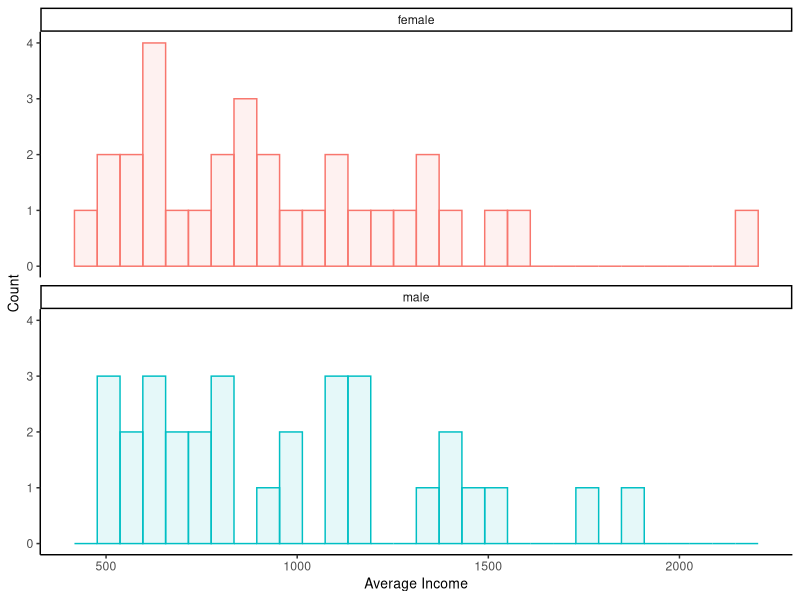
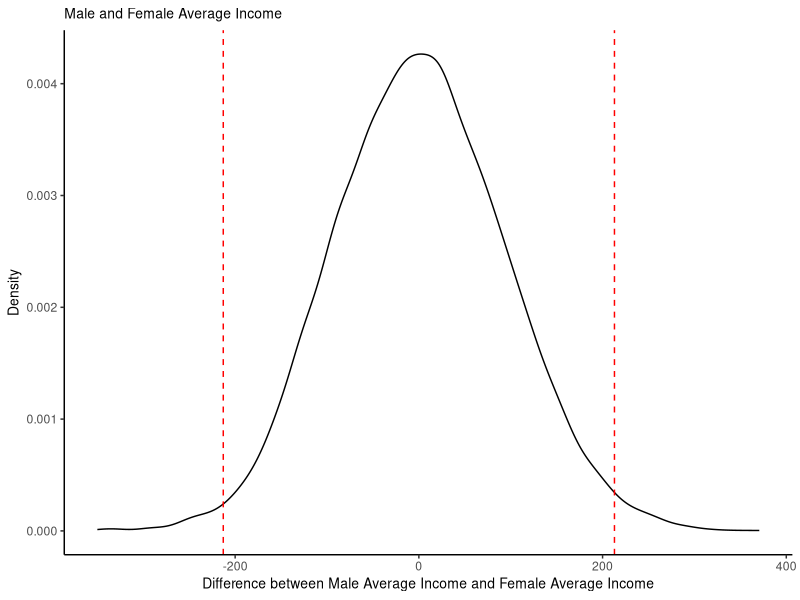
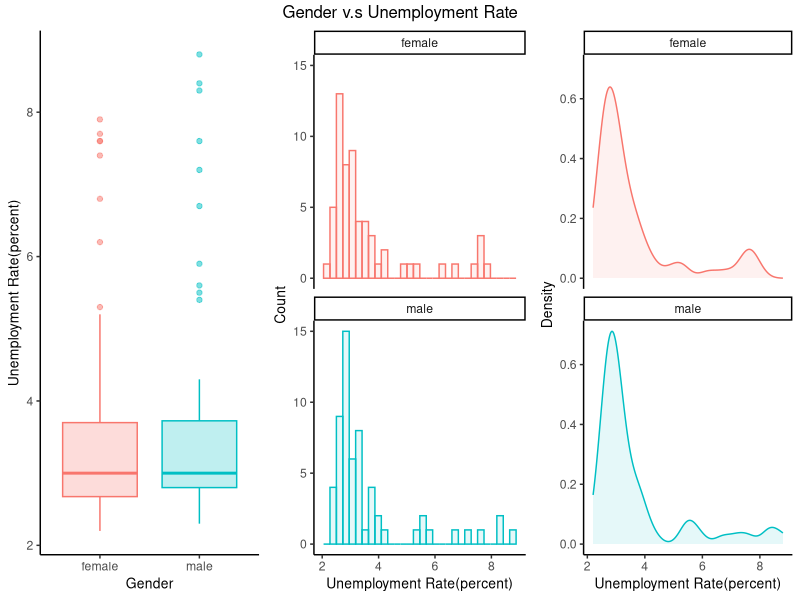
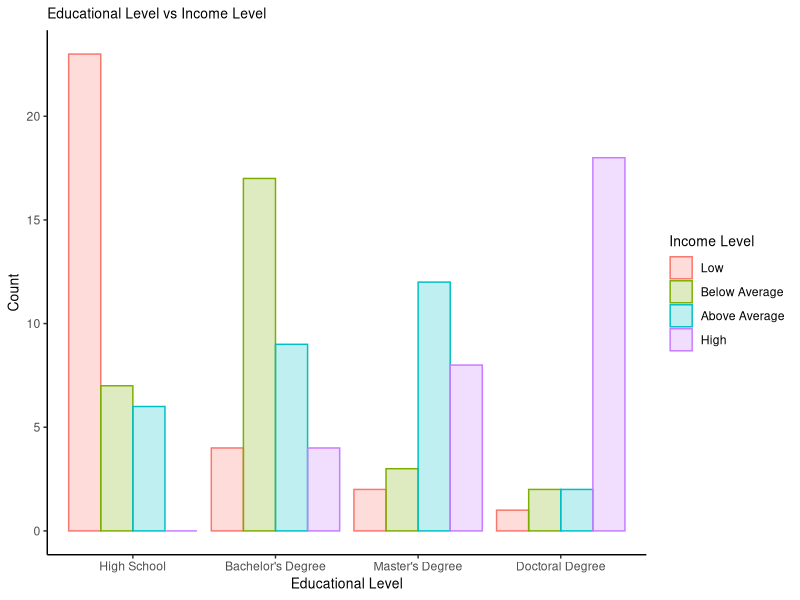
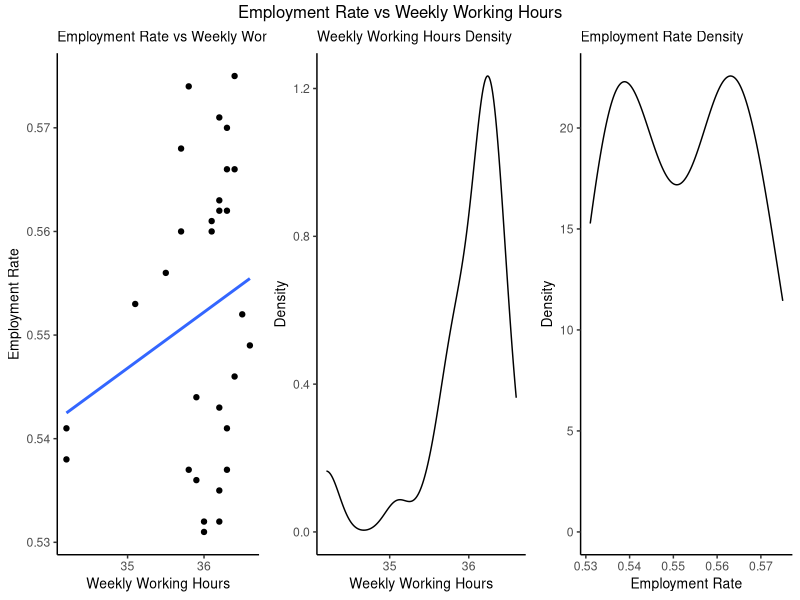
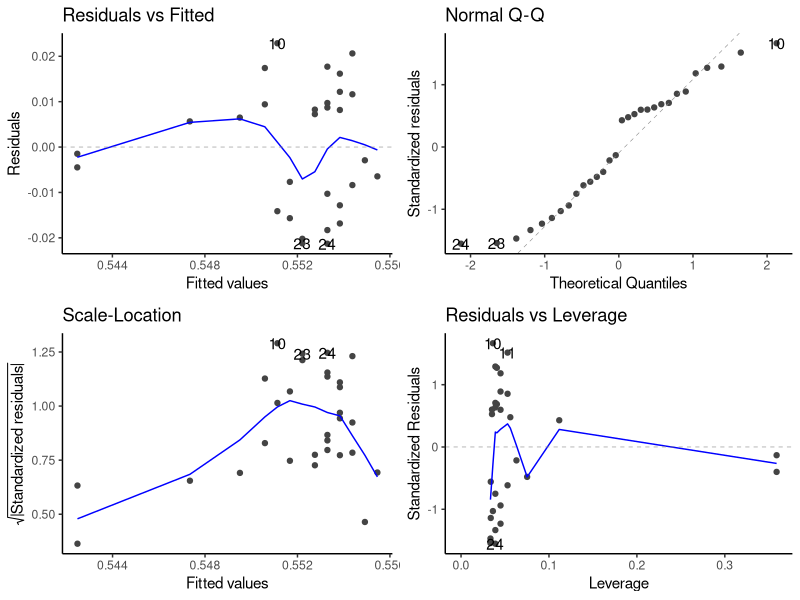
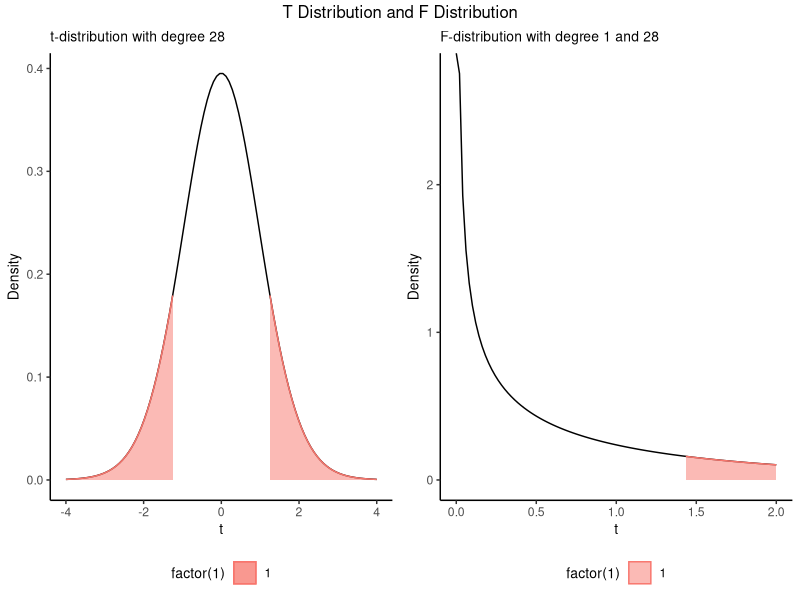
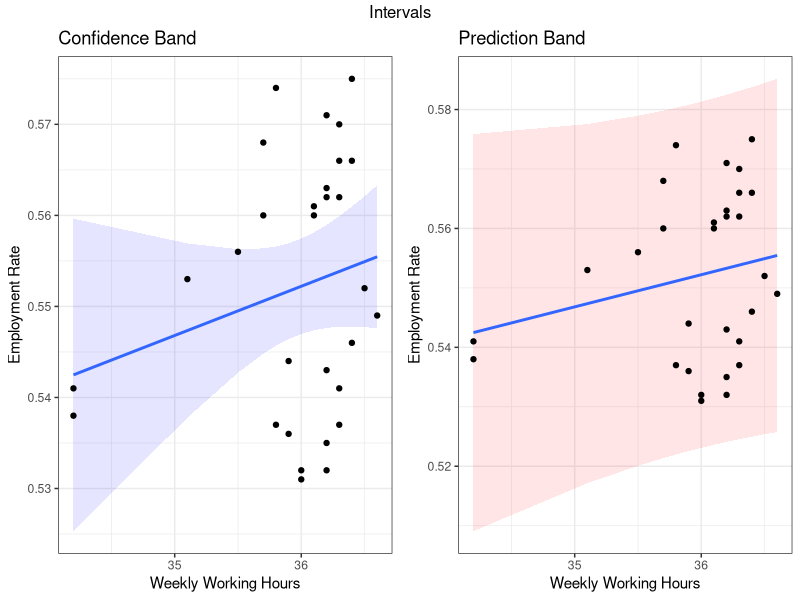

These charts were generated, in order, by the following R code:
## ---- chunk 1
knitr::opts_chunk$set(echo = TRUE)
library(dplyr)
library(ggplot2)
library(knitr)
library(grid)
library(gridExtra)
library(xtable)
library(ggfortify)
library(reshape2)
## ---- chunk 2
male.income <- c(1468, 1537, 1852, 1383, 1425, 1604, 1528, 1357, 984, 2202, 1148, 1226, 1095, 1151, 1383, 661, 641, 922, 533, 604, 638, 846, 949, 738, 834, 602, 809, 936, 762, 793, 724)
female.income <- c(1078, 1168, 1362, 1105, 1024, 1345, 1259, 1156, 886, 1762, 982, 1092, 840, 997, 1078, 548, 511, 613, 473, 477, 517, 696, 651, 711, 638, 483, 785, 823, 561, 575, 538)

mean.male.income <- mean(male.income)
mean.female.income <- mean(female.income)
n.male.income <- length(male.income)
n.female.income <- length(female.income)

df.income <- data.frame (
  gender = c("male", "female"),
  average.income = c(male.income, female.income),
  count = c(n.male.income, n.female.income)
)

df.income %>%
  ggplot(aes(x=average.income))+
  geom_histogram(aes(color=gender, fill=gender), bins = 30, boundary = 0, alpha =0.1) +
  facet_wrap(gender~., nrow = 2) +
  labs (x= "Average Income",
         y= "Count") +
  theme_classic()+
  theme(plot.title = element_text(size = 10),
        axis.title = element_text(size = 10),
        legend.title = element_text(size=10)) +
  theme(legend.position = "none")

set.seed(302)
B<-10000
total <- male.income + female.income
x.bar <- mean(total)
shift.m <- mean.male.income - x.bar
shift.f <- mean.female.income - x.bar

male.income.0 <- male.income - shift.m
female.income.0 <- female.income - shift.f

mat.rand.male <- matrix(sample(male.income.0, B*n.male.income, replace = TRUE),
                        byrow = TRUE,
                        nrow = B,
                        ncol = n.male.income)
mat.rand.female <- matrix(sample(female.income.0, B*n.female.income, replace = TRUE),
                          byrow = TRUE,
                          nrow = B,
                          ncol = n.female.income)

rand.mean.male <- apply (mat.rand.male, 1, mean)
rand.mean.female <- apply (mat.rand.female, 1, mean)
rand.diff <- rand.mean.male - rand.mean.female

df.rand<-data.frame(rand.diff)
ggplot(df.rand, aes(x=rand.diff))+
  geom_density() +
  geom_vline(xintercept = mean.male.income-mean.female.income, color="red", linetype="dashed") +
  geom_vline(xintercept = -(mean.male.income-mean.female.income), color="red", linetype = "dashed") +
  labs(x="Difference between Male Average Income and Female Average Income",
       y="Density",
       title = "Male and Female Average Income") +
  theme_classic() +
  theme(plot.title = element_text(size=10),
        axis.title = element_text(size=10),
        legend.title = element_text(size=10))

(ci.per.95 <- quantile(rand.diff, c(0.025, 0.975)))
## ---- chunk 3
tol <- 1.0e-12
p.value <- mean (abs(rand.diff)>= abs (mean.male.income-mean.female.income)-tol)
cat(sep = "", "the p value with random distribution is ", p.value, "\n")
## ---- chunk 4
male <- c(8.4, 7.6, 8.8, 7.7, 8.3, 7.4, 7.6, 7.9, 7.2, 7.6, 3.3, 3.2, 3.2, 3.1, 2.9, 3.0, 3.1, 3.1, 3.0,2.9,3.3, 2.8, 2.8, 2.6, 2.6, 2.7, 2.5, 2.4, 2.3, 2.4, 4.0, 3.9, 3.7, 3.6, 3.4, 3.6, 3.7, 3.7, 3.8, 3.7, 2.9, 2.6, 2.8, 2.7, 2.6, 2.4, 2.6, 2.6, 2.4, 2.4, 2.9, 3.0, 2.9, 2.8, 2.6, 2.8, 2.8, 2.9, 2.8, 2.6)
female <- c(6.7, 6.8, 5.5, 5.3, 5.6, 5.2, 5.9, 6.2, 5.4, 4.8, 3.3, 3.2, 3.3, 3.0, 2.9, 3.1, 3.2, 3.1, 3.0, 3.1, 2.9, 2.6, 2.6, 2.6, 3.1, 3.3, 2.9, 2.8, 2.6, 2.7, 3.9, 4.2, 4.3, 4.2, 3.6, 3.5, 3.8, 3.5, 3.3, 3.8, 2.9, 2.6, 2.7, 2.6, 2.7, 3.3, 3.0, 3.0, 2.9, 2.9, 3.0, 2.8, 2.8, 2.2, 2.4, 2.5, 2.6, 2.6, 2.8, 2.7)
x.bar.male <- mean(male)
x.bar.female <- mean(female)
s.male <- sd(male)
s.female <- sd(female)
n.male <- length(male)
n.female <- length(female)
se <- sqrt((s.male^2/n.male)+(s.female^2/n.female))
t<-(x.bar.male-x.bar.female)/se

conf.level <- 0.95
alpha <- 1-conf.level
t.star <- qt(1-alpha/2,min(n.male-1,n.female-1))
ci<-x.bar.male-x.bar.female + c(-t.star,t.star)*se

test <- t.test(male,female,alternative = "less", conf.level = 0.95)

df <- data.frame(
  gender=c("male", "female"), 
  unemployment.rate=c(male,female),
  count = c(n.male, n.female)
  )
p1 = ggplot(df, aes(x=gender, y=unemployment.rate)) +
  geom_boxplot(aes(color=gender, fill=gender),
               alpha=0.25, outlier.alpha = 0.5, outlier.shape = 19, outlier.size = 1.5)+
  labs(x="Gender",
       y="Unemployment Rate(percent)")+
  theme_classic()+
  theme(plot.title = element_text(size=10),
        axis.title = element_text(size=10),
        legend.title = element_text(size=10))+
  theme(legend.position = "none")

p2 <- df %>%
  ggplot(aes(x=unemployment.rate)) +
  geom_histogram(aes(color=gender, fill=gender), bins = 30, boundary = 0, alpha = 0.1)+
  facet_wrap(gender~., nrow=2) +
  labs(x= "Unemployment Rate(percent)",
       y= "Count") +
  theme_classic() +
  theme(plot.title = element_text(size=10),
        axis.title = element_text(size=10),
        legend.title = element_text(size=10)) +
    theme(legend.position = "none")

p3 <- df %>%
  ggplot(aes(x=unemployment.rate))+
  geom_density(aes(color=gender, fill=gender), alpha=0.1)+
  facet_wrap(gender~., nrow=2) +
  labs(x="Unemployment Rate(percent)",
       y="Density") +
  theme_classic() +
  theme(plot.title = element_text(size=10),
        axis.title = element_text(size=10),
        legend.title = element_text(size=10)) +
  theme(legend.position = "none")

grid.arrange(p1, p2, p3, ncol=3, nrow=1, top=textGrob("Gender v.s Unemployment Rate"))
## ---- chunk 5
t = df%>%group_by(gender) %>%
  summarise(count=n())
kable(t)
## ---- chunk 6
conf.level <- 0.95
alpha <- 1-conf.level
t.star <- qt(1-alpha/2,min(n.male-1,n.female-1))
ci<-x.bar.male-x.bar.female + c(-t.star,t.star)*se
## ---- chunk 7
weekly.average.income <- c(1468, 1537, 1852, 1383, 1425, 1604, 1528, 1357, 984, 2202, 1148, 1226, 1095, 1151, 1383, 661, 641, 922, 533, 604, 638, 846, 949, 738, 834, 602, 809, 936, 762, 793, 724, 1078, 1168, 1362, 1105, 1024, 1345, 1259, 1156, 886, 1762, 982, 1092, 840, 997, 1078, 548, 511, 613, 473, 477, 517, 696, 651, 711, 638, 483, 785, 823, 561, 575, 538, 1831, 1602, 1302, 1101, 560, 584, 870, 1080, 890, 980, 1500, 1602, 1302, 1080, 580, 968, 1089, 709, 780, 980, 1092, 1011, 1290, 1309, 1509, 809, 870, 789, 987, 1098, 1209, 870, 908, 1230, 1908, 1890, 1870, 1287, 908, 789, 780, 1290, 1409, 1508, 1980, 1679, 1780, 780, 1780, 1302, 1809, 1902, 1890, 1897, 1980, 1890)
educational.level <- c(1, 2, 2, 1, 1, 2, 2, 1, 0, 2, 2, 1, 1, 1, 1, -1, -1, -1, -1, -1, -1, 0, 0, 0, 0, -1, 0, 0, -1, -1, -1, 0, 0, 1, 0, 0, 1, 1, 1, 0, 2, 0, 1, 0, 0, 0, -1, -1, -1, -1, -1, -1, 0, 0, 0, -1, -1, 0, 0, -1, -1, -1, 2, 1, 2, 0, -1, -1, 0, 0, 1, 2, 2, 1, 0, -1, -1, 0 ,1 ,1 ,2 ,2, -1, -1, -1, -1, 0, 0, 0, 1, 1, 0, 1, -1, -1, -1, 0, 2, 2, 1, -1, -1, -1, 0, 0, 1, 2, 2, 1, 1, 0, -1, 2, 2, 2, 2, 2, 2)
df <- data.frame(
  income.mean=c(weekly.average.income), 
  educational.level=c(educational.level),
  count = c(length(weekly.average.income), length(educational.level))
  )

a = quantile(df$income.mean, 0.25, na.rm = TRUE)
b = quantile(df$income.mean, 0.5, na.rm = TRUE)
c = quantile(df$income.mean, 0.75, na.rm = TRUE)
df = df %>% mutate(income.mean.cut = cut(income.mean, breaks = c(0, a, b, c, 2500), labels = c("Low", "Below Average", "Above Average", "High")))

df = df %>% mutate(educational.level.cut = cut(educational.level, breaks = c(-2, -1, 0, 1, 2), labels = c("High School", "Bachelor's Degree", "Master's Degree", "Doctoral Degree")))

t = table(df$educational.level.cut, df$income.mean.cut)
dimnames(t) <- list(education = c("High School", "Bachelor's Degree", "Master's Degree", "Doctoral Degree"), income = c("Low", "Below Average", "Above Average", "High"))

kable(t)
## ---- chunk 8
melt(t) %>%
  ggplot(aes(x=education, y=value, fill=income)) +
  geom_bar(aes(color=income), position = "dodge", stat = "identity", alpha = 0.25) +
  labs(x = "Educational Level",
       y = "Count",
       title = "Educational Level vs Income Level",
       fill = "Income Level",
       color = "Income Level") +
  theme_classic() +
  theme(plot.title = element_text(size=10),
        axis.title = element_text(size=10),
        legend.title = element_text(size=10))
## ---- chunk 9
obs.counts <- t

r <- nrow(obs.counts)
c <- ncol(obs.counts)
row.sums <- rowSums(obs.counts)
col.sums <- colSums(obs.counts)

n <- sum(obs.counts)

exp.counts <- outer(row.sums, col.sums, "*")/n
kable(exp.counts)
## ---- chunk 10
female.weekly.working.hours <- c(36.2, 35.8, 34.2, 34.2, 35.1, 35.5, 35.7, 35.7, 36.2, 35.8, 36.4, 36.3, 36.2, 36.1, 36.1, 36.2, 36.4, 36.3, 36.3, 35.9, 35.9, 36.0, 36.0, 36.2, 36.2, 36.3, 36.3, 36.4, 36.6, 36.5)
female.employment.rate <- c(0.543, 0.537, 0.538, 0.541, 0.553, 0.556, 0.56, 0.568, 0.571, 0.574, 0.575, 0.57, 0.563, 0.561, 0.56, 0.562, 0.566, 0.566, 0.562, 0.544, 0.536, 0.532, 0.531, 0.532, 0.535, 0.537, 0.541, 0.546, 0.549, 0.552)

df <- data.frame(
  employment.rate=c(female.employment.rate), 
  weekly.working.hours=c(female.weekly.working.hours),
  count = c(length(female.weekly.working.hours), length(female.employment.rate))
  )

p1 = ggplot(df, aes(x = weekly.working.hours, y = employment.rate)) + geom_point() +
  labs(x = "Weekly Working Hours",
       y = "Employment Rate",
       title = "Employment Rate vs Weekly Working Hours") +
  geom_smooth(method="lm", se=FALSE) + 
  theme_classic()+
  theme(plot.title = element_text(size=10),
        axis.title = element_text(size=10),
        legend.title = element_text(size=10))

p2 = ggplot(df, aes(x = weekly.working.hours)) + geom_density() +
  labs(x = "Weekly Working Hours",
       y = "Density",
       title = "Weekly Working Hours Density") + 
  theme_classic() +
  theme(plot.title = element_text(size=10),
        axis.title = element_text(size=10),
        legend.title = element_text(size=10))

p3 = ggplot(df, aes(x = employment.rate)) + geom_density() +
  labs(x = "Employment Rate",
       y = "Density",
       title = "Employment Rate Density") +
  theme_classic() +
  theme(plot.title = element_text(size=10),
        axis.title = element_text(size=10),
        legend.title = element_text(size=10))
grid.arrange(p1, p2, p3, ncol = 3, nrow = 1, top = textGrob("Employment Rate vs Weekly Working Hours"))
  
## ---- chunk 11
lm.fit <- lm(employment.rate ~ weekly.working.hours, df)
autoplot(lm.fit) + theme_classic()
## ---- chunk 12
xtable(summary(lm.fit)) %>% kable()

r <- cor(df$weekly.working.hours, df$employment.rate)
## ---- chunk 13
xtable(anova(lm.fit)) %>% kable()
## ---- chunk 14
t = 1.197000
x <- seq(-4, 4, length = 100)
y <- dt(x, 28)

gg1 = ggplot(data.frame(x, y), aes(x=x, y=y)) + geom_line() +
  labs(x = "t",
       y = "Density",
       title = "t-distribution with degree 28") +
  theme_classic() +
  theme(plot.title = element_text(size=10),
        axis.title = element_text(size=10),
        legend.title = element_text(size=10))

gg1.data <- ggplot_build(gg1)$data
temp1 <- gg1.data[[1]] %>% filter(x <= -t)
temp2 <- gg1.data[[1]] %>% filter(x >= t)

p1 = gg1 + geom_area(data = temp1, aes(x=x, y=y, color=factor(1), fill=factor(1)), alpha=0.5) +
  geom_area(data = temp2, aes(x=x, y=y, color=factor(1), fill=factor(1)), alpha = 0.5) + 
  theme(legend.position = "bottom")

f = 1.43281
x <- seq(0, 2, length=100)
y <- df(x, df1=1, df2=28)

gg2 = ggplot(data.frame(x, y), aes(x=x, y=y)) + geom_line() +
  labs(x = "t",
       y = "Density",
       title = "F-distribution with degree 1 and 28") +
  theme_classic() +
  theme(plot.title = element_text(size=10),
        axis.title = element_text(size=10),
        legend.title = element_text(size=10))

gg2.data <- ggplot_build(gg2)$data
temp <- gg2.data[[1]] %>% filter(x >= f)

p2 = gg2 + geom_area(data=temp, aes(x=x, y=y, color=factor(1), fill=factor(1)), alpha = 0.5) + 
  theme(legend.position = "bottom")

grid.arrange(p1, p2, ncol=2, nrow=1, top = textGrob("T Distribution and F Distribution"))

p.value.t <- pt(1.197000, 28, lower.tail = FALSE) + (1 - pt(1.197000, 28, lower.tail = TRUE))
p.value.f <- pf(1.43281, df1 = 1, df2 = 28, lower.tail = FALSE)
## ---- chunk 15
conf <- predict(lm.fit, df, interval="confidence")
conf <- data.frame(conf)
df <- df %>%
  mutate(lwr.ci = conf$lwr, upr.ci = conf$upr)

p1 = ggplot(df, aes(x=weekly.working.hours, y=employment.rate, ymin=lwr.ci, ymax=upr.ci)) +
  geom_ribbon(fill="blue", alpha = 0.1) +
  geom_point() + 
  geom_smooth(method="lm", se=FALSE) +
  xlab("Weekly Working Hours") +
  ylab("Employment Rate") +
  ggtitle("Confidence Band") +
  theme_bw()

pred <- predict (lm.fit, df, interval = "predict")
pred <- data.frame(pred)
df <- df %>%
  mutate(lwr.pred = pred$lwr, upr.pred = pred$upr)
p2 = ggplot(df, aes(x=weekly.working.hours, y=employment.rate, ymin=lwr.pred, ymax=upr.pred)) +
  geom_ribbon(fill="red", alpha=0.1) +
  geom_point() +
  geom_smooth(method="lm", se=FALSE) +
  xlab("Weekly Working Hours") +
  ylab("Employment Rate") +
  ggtitle("Prediction Band") +
  theme_bw()
grid.arrange(p1, p2, ncol = 2, nrow = 1, top = textGrob("Intervals"))
## ---- chunk 16
library(dplyr)
library(ggplot2)
library(knitr)
library(grid)
library(gridExtra)
library(xtable)
library(ggfortify)
library(reshape2)
## ---- chunk 17
male.income <- c(1468, 1537, 1852, 1383, 1425, 1604, 1528, 1357, 984, 2202, 1148, 1226, 1095, 1151, 1383, 661, 641, 922, 533, 604, 638, 846, 949, 738, 834, 602, 809, 936, 762, 793, 724)
female.income <- c(1078, 1168, 1362, 1105, 1024, 1345, 1259, 1156, 886, 1762, 982, 1092, 840, 997, 1078, 548, 511, 613, 473, 477, 517, 696, 651, 711, 638, 483, 785, 823, 561, 575, 538)

mean.male.income <- mean(male.income)
mean.female.income <- mean(female.income)
n.male.income <- length(male.income)
n.female.income <- length(female.income)

df.income <- data.frame (
  gender = c("male", "female"),
  average.income = c(male.income, female.income),
  count = c(n.male.income, n.female.income)
)

df.income %>%
  ggplot(aes(x=average.income))+
  geom_histogram(aes(color=gender, fill=gender), bins = 30, boundary = 0, alpha =0.1) +
  facet_wrap(gender~., nrow = 2) +
  labs (x= "Average Income",
         y= "Count") +
  theme_classic()+
  theme(plot.title = element_text(size = 10),
        axis.title = element_text(size = 10),
        legend.title = element_text(size=10)) +
  theme(legend.position = "none")

set.seed(302)
B<-10000
total <- male.income + female.income
x.bar <- mean(total)
shift.m <- mean.male.income - x.bar
shift.f <- mean.female.income - x.bar

male.income.0 <- male.income - shift.m
female.income.0 <- female.income - shift.f

mat.rand.male <- matrix(sample(male.income.0, B*n.male.income, replace = TRUE),
                        byrow = TRUE,
                        nrow = B,
                        ncol = n.male.income)
mat.rand.female <- matrix(sample(female.income.0, B*n.female.income, replace = TRUE),
                          byrow = TRUE,
                          nrow = B,
                          ncol = n.female.income)

rand.mean.male <- apply (mat.rand.male, 1, mean)
rand.mean.female <- apply (mat.rand.female, 1, mean)
rand.diff <- rand.mean.male - rand.mean.female

df.rand<-data.frame(rand.diff)
ggplot(df.rand, aes(x=rand.diff))+
  geom_density() +
  geom_vline(xintercept = mean.male.income-mean.female.income, color="red", linetype="dashed") +
  geom_vline(xintercept = -(mean.male.income-mean.female.income), color="red", linetype = "dashed") +
  labs(x="Difference between Male Average Income and Female Average Income",
       y="Density",
       title = "Male and Female Average Income") +
  theme_classic() +
  theme(plot.title = element_text(size=10),
        axis.title = element_text(size=10),
        legend.title = element_text(size=10))

#### Confidence Interval
(ci.per.95 <- quantile(rand.diff, c(0.025, 0.975)))

#### Compute p-value
tol <- 1.0e-12
p.value <- mean (abs(rand.diff)>= abs (mean.male.income-mean.female.income)-tol)
cat(sep = "", "the p value with random distribution is ", p.value, "\n")
## ---- chunk 18
male <- c(8.4, 7.6, 8.8, 7.7, 8.3, 7.4, 7.6, 7.9, 7.2, 7.6, 3.3, 3.2, 3.2, 3.1, 2.9, 3.0, 3.1, 3.1, 3.0,2.9,3.3, 2.8, 2.8, 2.6, 2.6, 2.7, 2.5, 2.4, 2.3, 2.4, 4.0, 3.9, 3.7, 3.6, 3.4, 3.6, 3.7, 3.7, 3.8, 3.7, 2.9, 2.6, 2.8, 2.7, 2.6, 2.4, 2.6, 2.6, 2.4, 2.4, 2.9, 3.0, 2.9, 2.8, 2.6, 2.8, 2.8, 2.9, 2.8, 2.6)
female <- c(6.7, 6.8, 5.5, 5.3, 5.6, 5.2, 5.9, 6.2, 5.4, 4.8, 3.3, 3.2, 3.3, 3.0, 2.9, 3.1, 3.2, 3.1, 3.0, 3.1, 2.9, 2.6, 2.6, 2.6, 3.1, 3.3, 2.9, 2.8, 2.6, 2.7, 3.9, 4.2, 4.3, 4.2, 3.6, 3.5, 3.8, 3.5, 3.3, 3.8, 2.9, 2.6, 2.7, 2.6, 2.7, 3.3, 3.0, 3.0, 2.9, 2.9, 3.0, 2.8, 2.8, 2.2, 2.4, 2.5, 2.6, 2.6, 2.8, 2.7)
x.bar.male <- mean(male)
x.bar.female <- mean(female)
s.male <- sd(male)
s.female <- sd(female)
n.male <- length(male)
n.female <- length(female)
se <- sqrt((s.male^2/n.male)+(s.female^2/n.female))
t<-(x.bar.male-x.bar.female)/se

conf.level <- 0.95
alpha <- 1-conf.level
t.star <- qt(1-alpha/2,min(n.male-1,n.female-1))
ci<-x.bar.male-x.bar.female + c(-t.star,t.star)*se

test <- t.test(male,female,alternative = "less", conf.level = 0.95)

df <- data.frame(
  gender=c("male", "female"), 
  unemployment.rate=c(male,female),
  count = c(n.male, n.female)
  )
p1 = ggplot(df, aes(x=gender, y=unemployment.rate)) +
  geom_boxplot(aes(color=gender, fill=gender),
               alpha=0.25, outlier.alpha = 0.5, outlier.shape = 19, outlier.size = 1.5)+
  labs(x="Gender",
       y="Unemployment Rate(percent)")+
  theme_classic()+
  theme(plot.title = element_text(size=10),
        axis.title = element_text(size=10),
        legend.title = element_text(size=10))+
  theme(legend.position = "none")

p2 <- df %>%
  ggplot(aes(x=unemployment.rate)) +
  geom_histogram(aes(color=gender, fill=gender), bins = 30, boundary = 0, alpha = 0.1)+
  facet_wrap(gender~., nrow=2) +
  labs(x= "Unemployment Rate(percent)",
       y= "Count") +
  theme_classic() +
  theme(plot.title = element_text(size=10),
        axis.title = element_text(size=10),
        legend.title = element_text(size=10)) +
    theme(legend.position = "none")

p3 <- df %>%
  ggplot(aes(x=unemployment.rate))+
  geom_density(aes(color=gender, fill=gender), alpha=0.1)+
  facet_wrap(gender~., nrow=2) +
  labs(x="Unemployment Rate(percent)",
       y="Density") +
  theme_classic() +
  theme(plot.title = element_text(size=10),
        axis.title = element_text(size=10),
        legend.title = element_text(size=10)) +
  theme(legend.position = "none")

grid.arrange(p1, p2, p3, ncol=3, nrow=1, top=textGrob("Gender v.s Unemployment Rate"))

#### Confidence Interval
conf.level <- 0.95
alpha <- 1-conf.level
t.star <- qt(1-alpha/2,min(n.male-1,n.female-1))
ci<-x.bar.male-x.bar.female + c(-t.star,t.star)*se

#### Check for Assumption
t = df%>%group_by(gender) %>%
  summarise(count=n())
kable(t)
## ---- chunk 19
weekly.average.income <- c(1468, 1537, 1852, 1383, 1425, 1604, 1528, 1357, 984, 2202, 1148, 1226, 1095, 1151, 1383, 661, 641, 922, 533, 604, 638, 846, 949, 738, 834, 602, 809, 936, 762, 793, 724, 1078, 1168, 1362, 1105, 1024, 1345, 1259, 1156, 886, 1762, 982, 1092, 840, 997, 1078, 548, 511, 613, 473, 477, 517, 696, 651, 711, 638, 483, 785, 823, 561, 575, 538, 1831, 1602, 1302, 1101, 560, 584, 870, 1080, 890, 980, 1500, 1602, 1302, 1080, 580, 968, 1089, 709, 780, 980, 1092, 1011, 1290, 1309, 1509, 809, 870, 789, 987, 1098, 1209, 870, 908, 1230, 1908, 1890, 1870, 1287, 908, 789, 780, 1290, 1409, 1508, 1980, 1679, 1780, 780, 1780, 1302, 1809, 1902, 1890, 1897, 1980, 1890)
educational.level <- c(1, 2, 2, 1, 1, 2, 2, 1, 0, 2, 2, 1, 1, 1, 1, -1, -1, -1, -1, -1, -1, 0, 0, 0, 0, -1, 0, 0, -1, -1, -1, 0, 0, 1, 0, 0, 1, 1, 1, 0, 2, 0, 1, 0, 0, 0, -1, -1, -1, -1, -1, -1, 0, 0, 0, -1, -1, 0, 0, -1, -1, -1, 2, 1, 2, 0, -1, -1, 0, 0, 1, 2, 2, 1, 0, -1, -1, 0 ,1 ,1 ,2 ,2, -1, -1, -1, -1, 0, 0, 0, 1, 1, 0, 1, -1, -1, -1, 0, 2, 2, 1, -1, -1, -1, 0, 0, 1, 2, 2, 1, 1, 0, -1, 2, 2, 2, 2, 2, 2)
df <- data.frame(
  income.mean=c(weekly.average.income), 
  educational.level=c(educational.level),
  count = c(length(weekly.average.income), length(educational.level))
  )

a = quantile(df$income.mean, 0.25, na.rm = TRUE)
b = quantile(df$income.mean, 0.5, na.rm = TRUE)
c = quantile(df$income.mean, 0.75, na.rm = TRUE)
df = df %>% mutate(income.mean.cut = cut(income.mean, breaks = c(0, a, b, c, 2500), labels = c("Low", "Below Average", "Above Average", "High")))

df = df %>% mutate(educational.level.cut = cut(educational.level, breaks = c(-2, -1, 0, 1, 2), labels = c("High School", "Bachelor's Degree", "Master's Degree", "Doctoral Degree")))

t = table(df$educational.level.cut, df$income.mean.cut)
dimnames(t) <- list(education = c("High School", "Bachelor's Degree", "Master's Degree", "Doctoral Degree"), income = c("Low", "Below Average", "Above Average", "High"))

kable(t)

#### Summary Figure
melt(t) %>%
  ggplot(aes(x=education, y=value, fill=income)) +
  geom_bar(aes(color=income), position = "dodge", stat = "identity", alpha = 0.25) +
  labs(x = "Educational Level",
       y = "Count",
       title = "Educational Level vs Income Level",
       fill = "Income Level",
       color = "Income Level") +
  theme_classic() +
  theme(plot.title = element_text(size=10),
        axis.title = element_text(size=10),
        legend.title = element_text(size=10))

#### Check for Assumption
obs.counts <- t

r <- nrow(obs.counts)
c <- ncol(obs.counts)
row.sums <- rowSums(obs.counts)
col.sums <- colSums(obs.counts)

n <- sum(obs.counts)

exp.counts <- outer(row.sums, col.sums, "*")/n
kable(exp.counts)

#### Test Statistic
X.sq <- sum((obs.counts-exp.counts)^2/exp.counts)
X.sq

#### Compute p-value
pchisq(X.sq, (r-1)*(c-1), lower.tail = FALSE)
chisq.test(t, correct = FALSE)
## ---- chunk 20
female.weekly.working.hours <- c(36.2, 35.8, 34.2, 34.2, 35.1, 35.5, 35.7, 35.7, 36.2, 35.8, 36.4, 36.3, 36.2, 36.1, 36.1, 36.2, 36.4, 36.3, 36.3, 35.9, 35.9, 36.0, 36.0, 36.2, 36.2, 36.3, 36.3, 36.4, 36.6, 36.5)
female.employment.rate <- c(0.543, 0.537, 0.538, 0.541, 0.553, 0.556, 0.56, 0.568, 0.571, 0.574, 0.575, 0.57, 0.563, 0.561, 0.56, 0.562, 0.566, 0.566, 0.562, 0.544, 0.536, 0.532, 0.531, 0.532, 0.535, 0.537, 0.541, 0.546, 0.549, 0.552)

df <- data.frame(
  employment.rate=c(female.employment.rate), 
  weekly.working.hours=c(female.weekly.working.hours),
  count = c(length(female.weekly.working.hours), length(female.employment.rate))
  )

p1 = ggplot(df, aes(x = weekly.working.hours, y = employment.rate)) + geom_point() +
  labs(x = "Weekly Working Hours",
       y = "Employment Rate",
       title = "Employment Rate vs Weekly Working Hours") +
  geom_smooth(method="lm", se=FALSE) + 
  theme_classic()+
  theme(plot.title = element_text(size=10),
        axis.title = element_text(size=10),
        legend.title = element_text(size=10))

p2 = ggplot(df, aes(x = weekly.working.hours)) + geom_density() +
  labs(x = "Weekly Working Hours",
       y = "Density",
       title = "Weekly Working Hours Density") + 
  theme_classic() +
  theme(plot.title = element_text(size=10),
        axis.title = element_text(size=10),
        legend.title = element_text(size=10))

p3 = ggplot(df, aes(x = employment.rate)) + geom_density() +
  labs(x = "Employment Rate",
       y = "Density",
       title = "Employment Rate Density") +
  theme_classic() +
  theme(plot.title = element_text(size=10),
        axis.title = element_text(size=10),
        legend.title = element_text(size=10))
grid.arrange(p1, p2, p3, ncol = 3, nrow = 1, top = textGrob("Employment Rate vs Weekly Working Hours"))


#### Check for Assumption
lm.fit <- lm(employment.rate ~ weekly.working.hours, df)
autoplot(lm.fit) + theme_classic()

#### Calculate Test Statistic
xtable(summary(lm.fit)) %>% kable()

r <- cor(df$weekly.working.hours, df$employment.rate)

xtable(anova(lm.fit)) %>% kable()

#### Compute P-value
t = 1.197000
x <- seq(-4, 4, length = 100)
y <- dt(x, 28)

gg1 = ggplot(data.frame(x, y), aes(x=x, y=y)) + geom_line() +
  labs(x = "t",
       y = "Density",
       title = "t-distribution with degree 28") +
  theme_classic() +
  theme(plot.title = element_text(size=10),
        axis.title = element_text(size=10),
        legend.title = element_text(size=10))

gg1.data <- ggplot_build(gg1)$data
temp1 <- gg1.data[[1]] %>% filter(x <= -t)
temp2 <- gg1.data[[1]] %>% filter(x >= t)

p1 = gg1 + geom_area(data = temp1, aes(x=x, y=y, color=factor(1), fill=factor(1)), alpha=0.5) +
  geom_area(data = temp2, aes(x=x, y=y, color=factor(1), fill=factor(1)), alpha = 0.5) + 
  theme(legend.position = "bottom")

f = 1.43281
x <- seq(0, 2, length=100)
y <- df(x, df1=1, df2=28)

gg2 = ggplot(data.frame(x, y), aes(x=x, y=y)) + geom_line() +
  labs(x = "t",
       y = "Density",
       title = "F-distribution with degree 1 and 28") +
  theme_classic() +
  theme(plot.title = element_text(size=10),
        axis.title = element_text(size=10),
        legend.title = element_text(size=10))

gg2.data <- ggplot_build(gg2)$data
temp <- gg2.data[[1]] %>% filter(x >= f)

p2 = gg2 + geom_area(data=temp, aes(x=x, y=y, color=factor(1), fill=factor(1)), alpha = 0.5) + 
  theme(legend.position = "bottom")

grid.arrange(p1, p2, ncol=2, nrow=1, top = textGrob("T Distribution and F Distribution"))

p.value.t <- pt(1.197000, 28, lower.tail = FALSE) + (1 - pt(1.197000, 28, lower.tail = TRUE))
p.value.f <- pf(1.43281, df1 = 1, df2 = 28, lower.tail = FALSE)

#### Confidence Intervals
conf <- predict(lm.fit, df, interval="confidence")
conf <- data.frame(conf)
df <- df %>%
  mutate(lwr.ci = conf$lwr, upr.ci = conf$upr)

p1 = ggplot(df, aes(x=weekly.working.hours, y=employment.rate, ymin=lwr.ci, ymax=upr.ci)) +
  geom_ribbon(fill="blue", alpha = 0.1) +
  geom_point() + 
  geom_smooth(method="lm", se=FALSE) +
  xlab("Weekly Working Hours") +
  ylab("Employment Rate") +
  ggtitle("Confidence Band") +
  theme_bw()

pred <- predict (lm.fit, df, interval = "predict")
pred <- data.frame(pred)
df <- df %>%
  mutate(lwr.pred = pred$lwr, upr.pred = pred$upr)
p2 = ggplot(df, aes(x=weekly.working.hours, y=employment.rate, ymin=lwr.pred, ymax=upr.pred)) +
  geom_ribbon(fill="red", alpha=0.1) +
  geom_point() +
  geom_smooth(method="lm", se=FALSE) +
  xlab("Weekly Working Hours") +
  ylab("Employment Rate") +
  ggtitle("Prediction Band") +
  theme_bw()
grid.arrange(p1, p2, ncol = 2, nrow = 1, top = textGrob("Intervals"))
